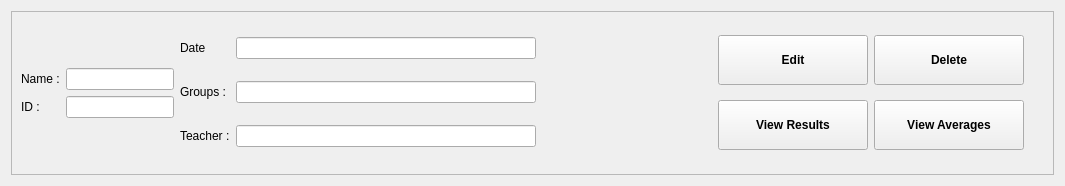
<?xml version="1.0" encoding="UTF-8"?>
<ui version="4.0">
 <class>examframe</class>
 <widget class="QWidget" name="examframe">
  <property name="geometry">
   <rect>
    <x>0</x>
    <y>0</y>
    <width>1065</width>
    <height>186</height>
   </rect>
  </property>
  <property name="sizePolicy">
   <sizepolicy hsizetype="Preferred" vsizetype="Fixed">
    <horstretch>0</horstretch>
    <verstretch>0</verstretch>
   </sizepolicy>
  </property>
  <property name="windowTitle">
   <string>Form</string>
  </property>
  <layout class="QHBoxLayout" name="horizontalLayout_3">
   <item>
    <widget class="QFrame" name="frame">
     <property name="frameShape">
      <enum>QFrame::StyledPanel</enum>
     </property>
     <property name="frameShadow">
      <enum>QFrame::Raised</enum>
     </property>
     <layout class="QHBoxLayout" name="horizontalLayout_2">
      <item>
       <layout class="QHBoxLayout" name="horizontalLayout">
        <item>
         <layout class="QGridLayout" name="gridLayout">
          <item row="0" column="0">
           <layout class="QVBoxLayout" name="verticalLayout_5">
            <item>
             <widget class="QLabel" name="name">
              <property name="text">
               <string>Name :</string>
              </property>
             </widget>
            </item>
            <item>
             <widget class="QLabel" name="id">
              <property name="text">
               <string>ID :</string>
              </property>
             </widget>
            </item>
           </layout>
          </item>
          <item row="0" column="1">
           <layout class="QVBoxLayout" name="verticalLayout_6">
            <item>
             <widget class="QLineEdit" name="L_name">
              <property name="readOnly">
               <bool>true</bool>
              </property>
             </widget>
            </item>
            <item>
             <widget class="QLineEdit" name="L_ID">
              <property name="readOnly">
               <bool>true</bool>
              </property>
             </widget>
            </item>
           </layout>
          </item>
         </layout>
        </item>
        <item>
         <layout class="QGridLayout" name="gridLayout_2">
          <item row="1" column="1">
           <widget class="QLineEdit" name="L_Groups">
            <property name="sizePolicy">
             <sizepolicy hsizetype="Preferred" vsizetype="Fixed">
              <horstretch>0</horstretch>
              <verstretch>0</verstretch>
             </sizepolicy>
            </property>
            <property name="minimumSize">
             <size>
              <width>300</width>
              <height>0</height>
             </size>
            </property>
            <property name="text">
             <string/>
            </property>
            <property name="readOnly">
             <bool>true</bool>
            </property>
           </widget>
          </item>
          <item row="2" column="1">
           <widget class="QLineEdit" name="L_Teachers">
            <property name="readOnly">
             <bool>true</bool>
            </property>
           </widget>
          </item>
          <item row="2" column="0">
           <widget class="QLabel" name="teachers">
            <property name="text">
             <string>Teacher :</string>
            </property>
           </widget>
          </item>
          <item row="0" column="1">
           <widget class="QLineEdit" name="L_date">
            <property name="sizePolicy">
             <sizepolicy hsizetype="Preferred" vsizetype="Fixed">
              <horstretch>0</horstretch>
              <verstretch>0</verstretch>
             </sizepolicy>
            </property>
            <property name="minimumSize">
             <size>
              <width>300</width>
              <height>0</height>
             </size>
            </property>
            <property name="readOnly">
             <bool>true</bool>
            </property>
           </widget>
          </item>
          <item row="0" column="0">
           <widget class="QLabel" name="date">
            <property name="sizePolicy">
             <sizepolicy hsizetype="Preferred" vsizetype="Fixed">
              <horstretch>0</horstretch>
              <verstretch>0</verstretch>
             </sizepolicy>
            </property>
            <property name="styleSheet">
             <string notr="true"/>
            </property>
            <property name="text">
             <string>Date</string>
            </property>
            <property name="margin">
             <number>0</number>
            </property>
           </widget>
          </item>
          <item row="1" column="0">
           <widget class="QLabel" name="date_2">
            <property name="sizePolicy">
             <sizepolicy hsizetype="Preferred" vsizetype="Fixed">
              <horstretch>0</horstretch>
              <verstretch>0</verstretch>
             </sizepolicy>
            </property>
            <property name="styleSheet">
             <string notr="true"/>
            </property>
            <property name="text">
             <string>Groups :</string>
            </property>
            <property name="margin">
             <number>0</number>
            </property>
           </widget>
          </item>
         </layout>
        </item>
       </layout>
      </item>
      <item>
       <spacer name="horizontalSpacer">
        <property name="orientation">
         <enum>Qt::Horizontal</enum>
        </property>
        <property name="sizeHint" stdset="0">
         <size>
          <width>40</width>
          <height>20</height>
         </size>
        </property>
       </spacer>
      </item>
      <item>
       <layout class="QGridLayout" name="gridLayout_3">
        <property name="leftMargin">
         <number>50</number>
        </property>
        <property name="topMargin">
         <number>5</number>
        </property>
        <property name="rightMargin">
         <number>20</number>
        </property>
        <property name="bottomMargin">
         <number>5</number>
        </property>
        <item row="0" column="0">
         <widget class="QPushButton" name="btn_edit">
          <property name="sizePolicy">
           <sizepolicy hsizetype="Fixed" vsizetype="Fixed">
            <horstretch>0</horstretch>
            <verstretch>0</verstretch>
           </sizepolicy>
          </property>
          <property name="minimumSize">
           <size>
            <width>150</width>
            <height>50</height>
           </size>
          </property>
          <property name="baseSize">
           <size>
            <width>100</width>
            <height>100</height>
           </size>
          </property>
          <property name="font">
           <font>
            <family>Nirmala UI</family>
            <bold>true</bold>
           </font>
          </property>
          <property name="text">
           <string>Edit</string>
          </property>
         </widget>
        </item>
        <item row="0" column="1">
         <widget class="QPushButton" name="btn_delete">
          <property name="sizePolicy">
           <sizepolicy hsizetype="Fixed" vsizetype="Fixed">
            <horstretch>0</horstretch>
            <verstretch>0</verstretch>
           </sizepolicy>
          </property>
          <property name="minimumSize">
           <size>
            <width>150</width>
            <height>50</height>
           </size>
          </property>
          <property name="baseSize">
           <size>
            <width>100</width>
            <height>100</height>
           </size>
          </property>
          <property name="font">
           <font>
            <family>Nirmala UI</family>
            <bold>true</bold>
           </font>
          </property>
          <property name="text">
           <string>Delete</string>
          </property>
         </widget>
        </item>
        <item row="1" column="0">
         <widget class="QPushButton" name="btn_results">
          <property name="sizePolicy">
           <sizepolicy hsizetype="Fixed" vsizetype="Fixed">
            <horstretch>0</horstretch>
            <verstretch>0</verstretch>
           </sizepolicy>
          </property>
          <property name="minimumSize">
           <size>
            <width>150</width>
            <height>50</height>
           </size>
          </property>
          <property name="baseSize">
           <size>
            <width>100</width>
            <height>100</height>
           </size>
          </property>
          <property name="font">
           <font>
            <family>Nirmala UI</family>
            <bold>true</bold>
           </font>
          </property>
          <property name="text">
           <string>View Results</string>
          </property>
         </widget>
        </item>
        <item row="1" column="1">
         <widget class="QPushButton" name="btn_averages">
          <property name="sizePolicy">
           <sizepolicy hsizetype="Preferred" vsizetype="Fixed">
            <horstretch>0</horstretch>
            <verstretch>0</verstretch>
           </sizepolicy>
          </property>
          <property name="minimumSize">
           <size>
            <width>150</width>
            <height>50</height>
           </size>
          </property>
          <property name="baseSize">
           <size>
            <width>100</width>
            <height>100</height>
           </size>
          </property>
          <property name="font">
           <font>
            <family>Nirmala UI</family>
            <bold>true</bold>
           </font>
          </property>
          <property name="text">
           <string>View Averages</string>
          </property>
         </widget>
        </item>
       </layout>
      </item>
     </layout>
    </widget>
   </item>
  </layout>
 </widget>
 <resources/>
 <connections/>
</ui>
